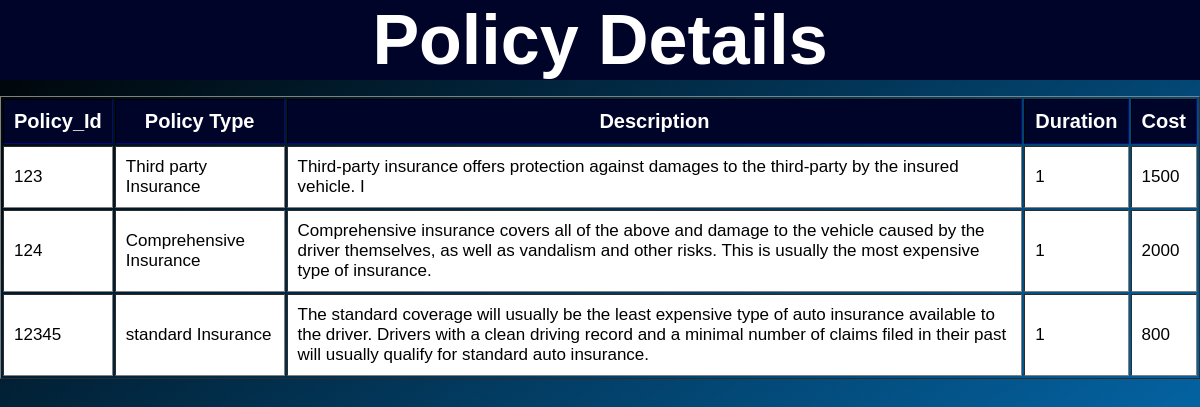
/DBMS/policydetails.php, run on the app's committed database.
### tables this page shows
CREATE TABLE `new_policy` (
  `Cost` int(10) NOT NULL,
  `Description` varchar(500) NOT NULL,
  `Duration` int(2) NOT NULL,
  `Policy_Id` bigint(100) NOT NULL,
  `Policy_type` varchar(30) NOT NULL
);

### DBMS/policydetails.php (the view, shortened to what this page needs)
<?php
include("connection.php");
?>
<!DOCTYPE html>
<html lang="en">
<head>
    <link href="style16.css" rel="stylesheet">
</head>
<body>
    <Center>
        <div class="head">
    <h1>Policy Details</h1>
</div>
<br>
    <table class="table" border=1>
    <?php
    $query = "select * from new_policy ";
    echo "<tr> <th>Policy_Id</th> <th>Policy Type</th><th>Description</th><th>Duration</th><th>Cost</th></tr>";
    $res = mysqli_query($conn,$query);
    while($row = mysqli_fetch_assoc($res)){
        echo "<tr>";
            echo "<td>".$row["Policy_Id"]."</td> <td>".$row["Policy_type"]."</td> <td>".$row["Description"]."</td> <td>".$row["Duration"]."</td> <td>".$row["Cost"]."</td>" ;
        echo "</tr>";
    }
    ?>
    </table>
</center>
</body>
</html>

### DBMS/style16.css (style rules this page uses)
* { margin:0px; padding: 0px; }
body { margin: 0; padding: 0; font-family: 'Montserrat', sans-serif; background-color: #000000; background-image: linear-gradient(147deg, #000000 0%, #04619f 74%); height: 100vh; overflow: hidden; color:black; font-size: 14px; }
.table th,td { padding:10px; font-size: 17px; }
.table th { font-size: 20px; color:white; background-color: #000428; border-color:#000428 ; }
.head { margin:0px; background-color: #000428; font-size: 35px; padding:0px; color:white; overflow: hidden; width:100%; }
td { background-color: white; }

### data on the page
new_policy: Policy_Id "123", Policy_type "Third party Insurance", Description "Third-party insurance offers protection against damages to the third-party by the insured vehicle. I", Duration "1", Cost "1500"
new_policy: Policy_Id "124", Policy_type "Comprehensive Insurance", Description "Comprehensive insurance covers all of the above and damage to the vehicle caused by the driver themselves, as well as vandalism and other risks. This is usually the most expensive type of insurance.", Duration "1", Cost "2000"
new_policy: Policy_Id "12345", Policy_type "standard Insurance", Description "The standard coverage will usually be the least expensive type of auto insurance available to the driver. Drivers with a clean driving record and a minimal number of claims filed in their past will usually qualify for standard auto insurance.", Duration "1", Cost "800"
